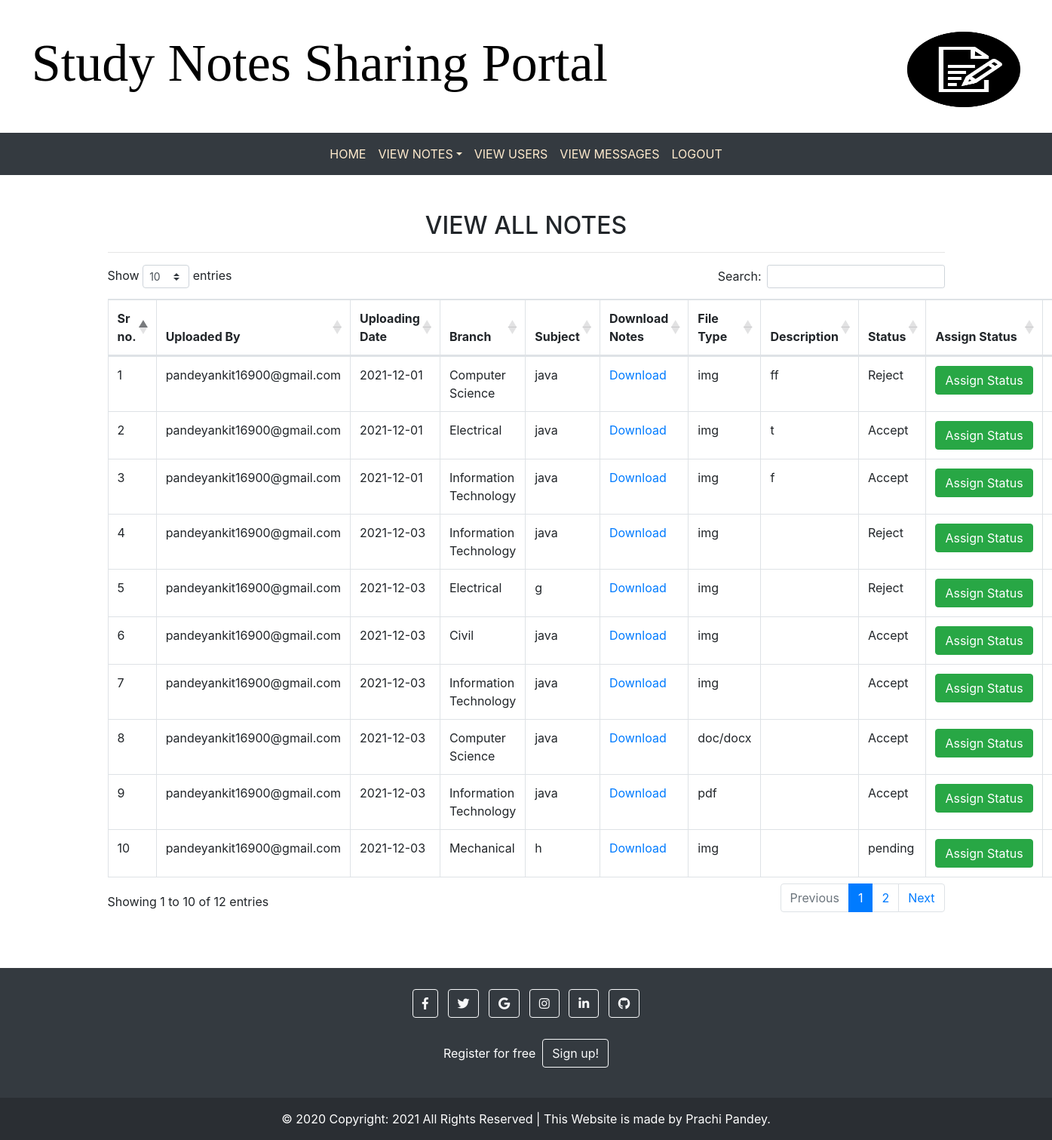
Page /all_notes (signed in) on the committed database.
### notes/models.py (models this page shows, shortened)
class Notes(models.Model):
    user = models.ForeignKey(User,on_delete=models.CASCADE)
    uploadingdate = models.CharField(max_length=30)
    branch = models.CharField(max_length=30)
    subject = models.CharField(max_length=30)
    notesfile = models.FileField(null=True)
    filetype = models.CharField(max_length=30)
    description = models.CharField(max_length=200, null=True)
    status = models.CharField(max_length=15)

### notes/views.py (the view)
# urls.py: path('all_notes',all_notes,name='all_notes'),
def all_notes(request):
    if not request.user.is_authenticated:
         return redirect('admin_login')
    notes=Notes.objects.all()
    d = {'notes':notes,}
    return render(request,'all_notes.html',d)

### notes/templates/all_notes.html (shortened to what this page needs)
{% extends 'admin_nav.html'  %}
{% block body %}
{% load static %}
<!DOCTYPE html>
<html lang="en">
  <link rel="stylesheet" href="https://cdnjs.cloudflare.com/ajax/libs/twitter-bootstrap/4.5.2/css/bootstrap.css">
  <link rel="stylesheet" href="https://cdn.datatables.net/1.11.3/css/dataTables.bootstrap4.min.css">
    <div class="container mt-5">
        <h2 class="text-center">VIEW ALL NOTES</h2>
        <hr>
        <table class="table table-bordered " id="example">
            <thead>
                <tr>
                    <th>Sr no.</th>
                    <th>Uploaded By</th>
                    <th>Uploading Date</th>
                    <th>Branch</th>
                    <th>Subject</th>
                    <th>Download Notes</th>
                    <th>File Type</th>
                    <th>Description</th>
                    <th>Status</th>
                    <th>Assign Status</th>
                    <th>Action</th>
                </tr>
            </thead>
            <tbody>
              {% for i in notes %}
                <tr>
                    <td>{{forloop.counter}}</td>
                    <td>{{i.user.username}}</td>
                    <td>{{i.uploadingdate}}</td>
                    <td>{{i.branch}}</td>
                    <td>{{i.subject}}</td>
                    <td><a href="{{i.notesfile.url}}" download>Download</a></td>
                    <td>{{i.filetype}}</td>
                    <td>{{i.description}}</td>
                    <td>{{i.status}}</td>
                    <td><a href="{% url 'assign_status' i.id %}" class="btn btn-success" >
                       Assign&nbsp;Status</a></td>
                    <td></td>
                </tr>
                {% endfor %}
            </tbody>
        </table>
      </div>
    <br><br><br>
    <footer class="bg-dark text-center text-white">
        <div class="container p-4 pb-0">
          <section class="mb-4">
            <a class="btn btn-outline-light btn-floating m-1" href="#!" role="button"
              ><i class="fab fa-facebook-f"></i
            ></a>
            <a class="btn btn-outline-light btn-floating m-1" href="#!" role="button"
              ><i class="fab fa-twitter"></i
            ></a>
            <a class="btn btn-outline-light btn-floating m-1" href="#!" role="button"
              ><i class="fab fa-google"></i
            ></a>
            <a class="btn btn-outline-light btn-floating m-1" href="#!" role="button"
              ><i class="fab fa-instagram"></i
            ></a>
            <a class="btn btn-outline-light btn-floating m-1" href="#!" role="button"
              ><i class="fab fa-linkedin-in"></i
            ></a>
            <a class="btn btn-outline-light btn-floating m-1" href="#!" role="button"
              ><i class="fab fa-github"></i
            ></a>
          </section>
          <section class="">
            <p class="d-flex justify-content-center align-items-center">
              <span class="me-3">Register for free&nbsp;&nbsp;</span>
              <a href="{% url 'signup'  %}" class="btn btn-outline-light btn-rounded">
                Sign up!
              </a>
            </p>
          </section>
        </div>
        <div class="text-center p-3" style="background-color: rgba(0, 0, 0, 0.2);">
          © 2020 Copyright: 2021 All Rights Reserved  | This Website is made by Prachi Pandey.
        </div>
      </footer>
</html>
{% endblock %}

### rows in the picture
Notes: user.username "pandeyankit16900@gmail.com", uploadingdate "2021-12-01", branch "Computer Science", subject "java", filetype "img", description "ff", status "Reject"
Notes: user.username "pandeyankit16900@gmail.com", uploadingdate "2021-12-01", branch "Electrical", subject "java", filetype "img", description "t", status "Accept"
Notes: user.username "pandeyankit16900@gmail.com", uploadingdate "2021-12-01", branch "Information Technology", subject "java", filetype "img", description "f", status "Accept"
Notes: user.username "pandeyankit16900@gmail.com", uploadingdate "2021-12-03", branch "Information Technology", subject "java", filetype "img", status "Reject"
Notes: user.username "pandeyankit16900@gmail.com", uploadingdate "2021-12-03", branch "Electrical", subject "g", filetype "img", status "Reject"
Notes: user.username "pandeyankit16900@gmail.com", uploadingdate "2021-12-03", branch "Civil", subject "java", filetype "img", status "Accept"
Notes: user.username "pandeyankit16900@gmail.com", uploadingdate "2021-12-03", branch "Information Technology", subject "java", filetype "img", status "Accept"
Notes: user.username "pandeyankit16900@gmail.com", uploadingdate "2021-12-03", branch "Computer Science", subject "java", filetype "doc/docx", status "Accept"
Notes: user.username "pandeyankit16900@gmail.com", uploadingdate "2021-12-03", branch "Information Technology", subject "java", filetype "pdf", status "Accept"
Notes: user.username "pandeyankit16900@gmail.com", uploadingdate "2021-12-03", branch "Mechanical", subject "h", filetype "img", status "pending"
